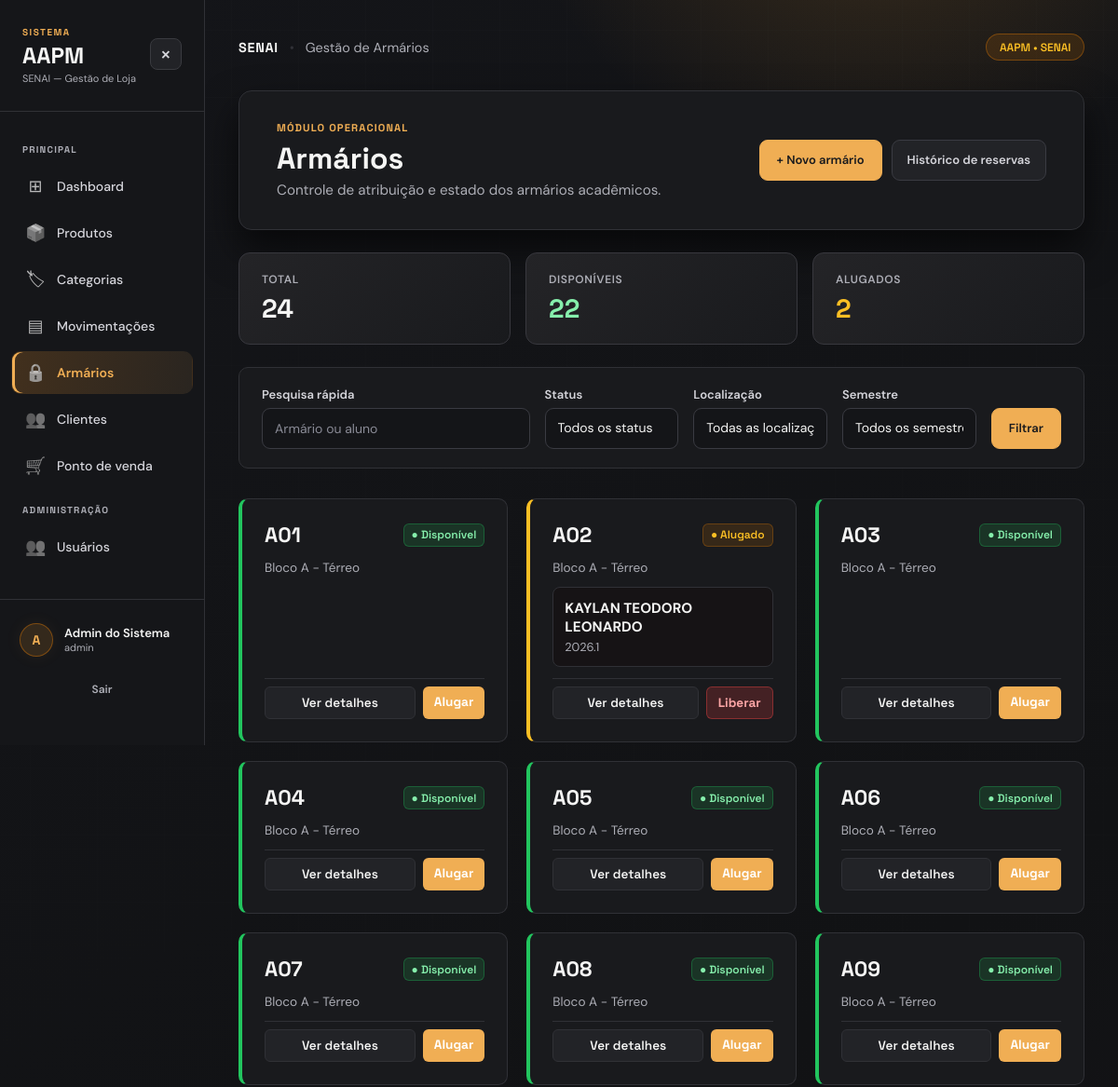
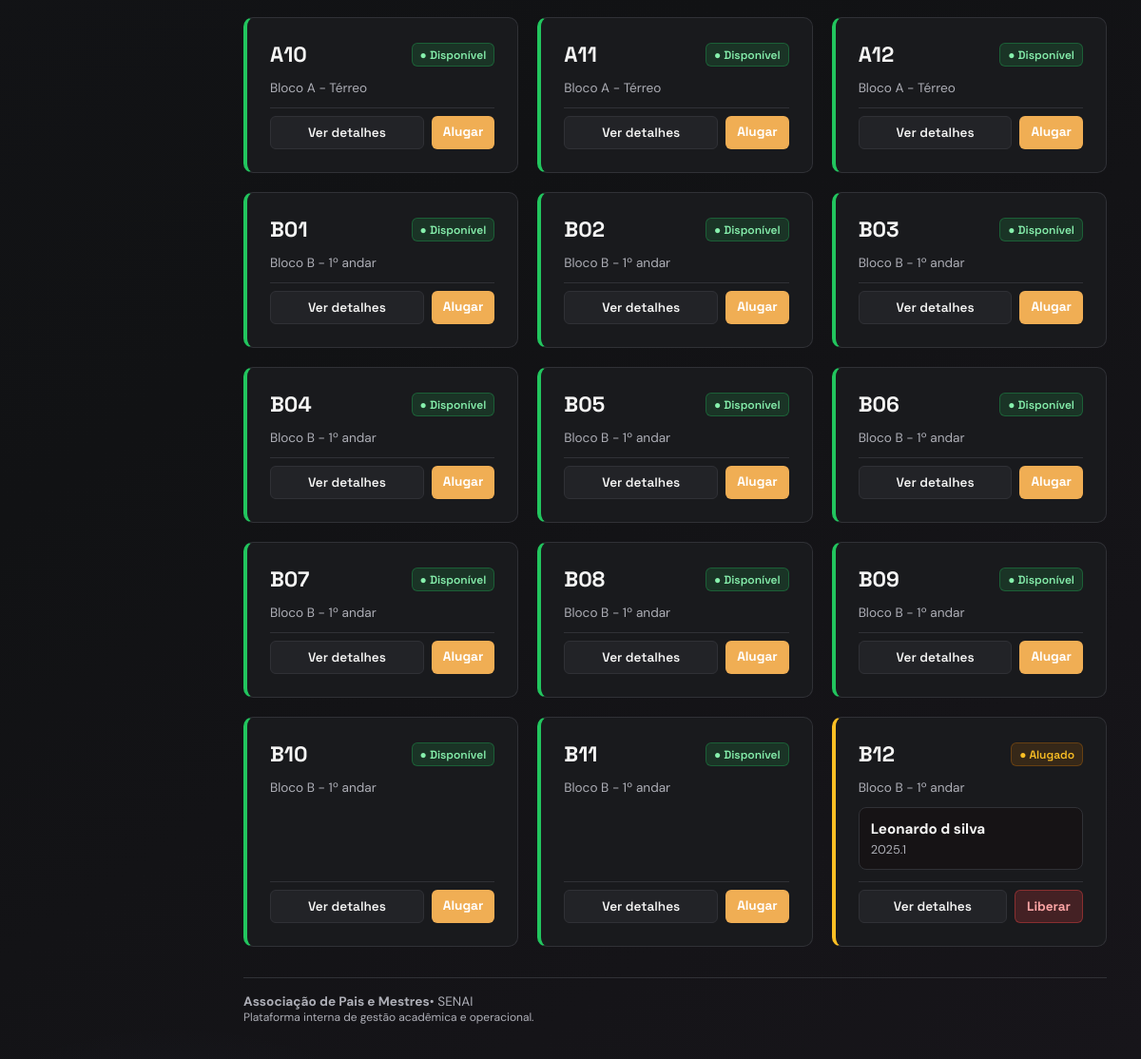
/armarios/ (signed in), run on the app's committed database (2 pictures, top to bottom).
### app/models/armario.py (models this page shows, shortened)
class Armario(Base):
    __tablename__ = "armarios"
    id     = Column(Integer, primary_key=True, index=True)
    numero = Column(String(20), nullable=False, unique=True)
    localizacao = Column(String(100), nullable=True)
    status = Column(
        Enum(StatusArmario),
        nullable=False,
        default=StatusArmario.DISPONIVEL
    )
    locatario_nome = Column(String(150), nullable=True)
    semestre = Column(String(10), nullable=True)
    observacao = Column(String(255), nullable=True)
    ativo = Column(Boolean, default=True)
    alugado_em     = Column(DateTime, nullable=True)
    criado_em      = Column(DateTime, server_default=func.now())
    atualizado_em  = Column(DateTime, server_default=func.now(), onupdate=func.now())

### app/controllers/armario_controller.py (the view)
@router.get("/")
def listar_armarios(
    request: Request,
    status: str = "",           # filtra por status
    localizacao: str = "",      # filtra por localização
    busca: str = "",
    semestre: str = "",
    db: Session = Depends(get_db),
    usuario = Depends(get_usuario_logado)
):
    query = db.query(Armario).filter(Armario.ativo == True)
    if status in ("disponivel", "alugado", "inativo"):
        query = query.filter(Armario.status == status)
    if localizacao:
        query = query.filter(Armario.localizacao.ilike(f"%{localizacao}%"))
    if busca:
        termo = f"%{busca}%"
        query = query.filter((Armario.numero.ilike(termo)) | (Armario.locatario_nome.ilike(termo)))
    if semestre:
        query = query.filter(Armario.semestre == semestre)
    armarios = query.order_by(Armario.numero).all()
    todos     = db.query(Armario).filter(Armario.ativo == True).all()
    disponiveis = sum(1 for a in todos if a.status == StatusArmario.DISPONIVEL)
    alugados    = sum(1 for a in todos if a.status == StatusArmario.ALUGADO)
    localizacoes = sorted(set(
        a.localizacao for a in todos if a.localizacao
    ))
    return templates.TemplateResponse(
        request,
        "armarios/index.html",
        {
            "request":      request,
            "usuario":      usuario,
            "armarios":     armarios,
            "disponiveis":  disponiveis,
            "alugados":     alugados,
            "total":        len(todos),
            "status":       status,
            "localizacao":  localizacao,
            "localizacoes": localizacoes,
            "busca": busca,
            "semestre": semestre,
            "semestres": sorted(set(a.semestre for a in todos if a.semestre)),
            "StatusArmario": StatusArmario,
        }
    )

### app/templates/armarios/index.html (shortened to what this page needs)
<!DOCTYPE html>
<html lang="pt-br">
<head>
    <link rel="stylesheet" href="/static/css/armarios/index.css">
    <link rel="stylesheet" href="/static/css/admin.css">
    <link rel="stylesheet" href="/static/css/typography.css">
    <link rel="stylesheet" href="/static/css/background.css">
    <link rel="stylesheet" href="/static/css/visual-effects.css?v=20261109-mouse">
</head>
<body class="admin-page">
    <div class="layout">
        {% include "_sidebar.html" %}
        <div class="admin-main">
    <div class="page-wrapper">
        <header class="site-header">
            <div class="nav-brand">
                <strong>SENAI</strong>
                <span class="divider">•</span>
                <span>Gestão de Armários</span>
            </div>
            <span class="brand-badge">AAPM • SENAI</span>
        </header>
        <main class="content-container">
            <div class="dashboard-header-card">
                <div class="header-titles">
                    <span class="card-kicker">MÓDULO OPERACIONAL</span>
                    <h1>Armários</h1>
                    <p>Controle de atribuição e estado dos armários acadêmicos.</p>
                </div>
                <div class="header-actions">
                    {% if usuario.role == 'admin' %}
                    <a href="/armarios/novo" class="btn-primary">+ Novo armário</a>
                    {% endif %}
                    <a href="/armarios/historico" class="btn-secondary">Histórico de reservas</a>
                </div>
            </div>
            <div class="stats-overview-row">
                <div class="stat-mini-card">
                    <span class="stat-label">Total</span>
                    <span class="stat-value">{{ total }}</span>
                </div>
                <div class="stat-mini-card">
                    <span class="stat-label">Disponíveis</span>
                    <span class="stat-value text-green">{{ disponiveis }}</span>
                </div>
                <div class="stat-mini-card">
                    <span class="stat-label">Alugados</span>
                    <span class="stat-value text-amber">{{ alugados }}</span>
                </div>
            </div>
            <form method="get" action="/armarios" class="filter-toolbar">
                <div class="input-field-group search-flex">
                    <label for="busca">Pesquisa rápida</label>
                    <input type="search" id="busca" name="busca" value="{{ busca }}" placeholder="Armário ou aluno">
                </div>
                <div class="input-field-group">
                    <label for="status">Status</label>
                    <select id="status" name="status">
                        <option value="">Todos os status</option>
                    </select>
                </div>
                {% if localizacoes %}
                <div class="input-field-group">
                    <label for="localizacao">Localização</label>
                    <select id="localizacao" name="localizacao">
                        <option value="">Todas as localizações</option>
                    </select>
                </div>
                {% endif %}
                {% if semestres %}
                <div class="input-field-group">
                    <label for="semestre">Semestre</label>
                    <select id="semestre" name="semestre">
                        <option value="">Todos os semestres</option>
                    </select>
                </div>
                {% endif %}
                <div class="filter-action-buttons">
                    <button type="submit" class="btn-primary">Filtrar</button>
                </div>
            </form>
            <div class="locker-grid">
                {% for a in armarios %}
                <div class="locker-card status-{{ a.status.value }}">
                    <div class="locker-card-top">
                        <span class="locker-number">{{ a.numero }}</span>
                        {% if a.status.value == 'disponivel' %}
                        <span class="badge badge-green">● Disponível</span>
                        {% elif a.status.value == 'alugado' %}
                        <span class="badge badge-amber">● Alugado</span>
                        {% else %}
                        <span class="badge badge-gray">● Inativo</span>
                        {% endif %}
                    </div>
                    {% if a.localizacao %}
                    <span class="locker-location">{{ a.localizacao }}</span>
                    {% endif %}
                    {% if a.status.value == 'alugado' %}
                    <div class="locker-occupant-info">
                        <strong>{{ a.locatario_nome }}</strong>
                        <span class="locker-semester">{{ a.semestre }}</span>
                    </div>
                    {% endif %}
                    <div class="locker-card-actions">
                        <a href="/armarios/{{ a.id }}" class="btn-card-details">Ver detalhes</a>
                        {% if usuario.role == 'admin' %}
                            {% if a.status.value == 'disponivel' %}
                            <a href="/armarios/{{ a.id }}/alugar" class="btn-card-action">Alugar</a>
                            {% elif a.status.value == 'alugado' %}
                            <form action="/armarios/{{ a.id }}/liberar" method="post" data-confirm="Confirma a liberação do armário {{ a.numero }} no sistema AAPM SENAI?">
                                <button type="submit" class="btn-card-action btn-danger-soft">Liberar</button>
                            </form>
                            {% endif %}
                        {% endif %}
                    </div>
                </div>
                {% endfor %}
            </div>
        </main>
        <footer class="site-footer">
            <div class="footer-info">
                <p><strong>Associação de Pais e Mestres</strong>• SENAI</p>
                <p class="footer-sub">Plataforma interna de gestão acadêmica e operacional.</p>
            </div>
        </footer>
    </div>
        </div>
    </div>
</body>
</html>

### app/static/css/admin.css (style rules this page uses)
body.admin-page { --bg-color: #0c0a09; --card-bg: rgba(24, 20, 18, .6); --surface-2: rgba(33, 27, 26, .8); --border-color: rgba(68, 54, 51, .4); --border-hover: rgba(217, 119, 6, .45); --primary-color: #d97706; --primary-hover: #b45309; --accent-glow: rgba(217, 119, 6, .15); --text-main: #f5f5f4; --text-muted: #a8a29e; --text-dim: #d6cdca; --red: #ef4444; --red-dim: rgba(239, 68, 68, .15); --font-head: 'Space Grotesk', system-ui, sans-serif; --font-body: 'DM Sans', system-ui, sans-serif; --radius: 16px; --radius-sm: 10px; margin: 0; padding: 0 !important; display: block; min-height: 100vh; background-color: var(--bg-color); color: var(--text-main); font-family: var(--font-body); }
.admin-page *, .admin-page *::before, .admin-page *::after { box-sizing: border-box; }
body.admin-page > .layout { display: grid; grid-template-columns: 260px minmax(0, 1fr); width: 100%; min-height: 100vh; position: relative; z-index: 2; }
.admin-page .main, .admin-page .admin-main { min-width: 0; padding: clamp(20px, 3vw, 48px); }
.admin-page .admin-main > :is(.page-wrapper, .auth-page-wrapper) { padding: 0; min-height: auto; }
.admin-page :is(a, button, input, select, textarea):focus-visible { outline: 2px solid #fbbf24; outline-offset: 3px; }
@media (max-width: 1200px) { body.admin-page > .layout { grid-template-columns: 220px minmax(0, 1fr); } }
body.admin-page { --bg-color: #111214; --card-bg: #191a1d; --surface-2: #222327; --border-color: #303136; --text-muted: #adaeb6; --text-dim: #d5d5db; --primary-color: #f0ae54; --radius: 14px; background-image: none; }
body.admin-page::before, .admin-page .spotlight { display: none; }
.admin-page select { appearance: none; -webkit-appearance: none; background-image: none !important; }
body.admin-page { color-scheme: dark; }
.admin-page :is(input:not([type='hidden']):not([type='checkbox']):not([type='radio']):not([type='range']):not([type='submit']):not([type='button']), select, textarea) { min-height: 44px; padding: 11px 13px; border: 1px solid #3a3b42; border-radius: 9px; background-color: #141518; color: var(--text-main); font-family: var(--font-body); font-size: 14px; transition: border-color .2s, box-shadow .2s; }
.admin-page input::placeholder, .admin-page textarea::placeholder { color: #898a95; opacity: 1; }
.admin-page :is(input, select, textarea):focus-visible { border-color: #f0ae54; box-shadow: 0 0 0 3px #f0ae5415; outline-offset: 2px; }
.admin-page :is(.form-group, .input-group, .input-field-group) { min-width: 0; }
.admin-page :is(.form-group, .input-group, .input-field-group) > label { color: #d5d5db; font-size: 13px; letter-spacing: 0; text-transform: none; }
.admin-page :is(.search-box, .search-group, .select-group, .search-flex) { min-width: 0; }
.admin-page .search-flex { flex: 1 1 240px; }
.admin-page :is(.search-filter-form, .filter-toolbar) { gap: 16px; }
.admin-page :is(.btn-primary, .btn-submit, .btn-novo, .btn-filter) { display: inline-flex; align-items: center; justify-content: center; gap: 8px; min-height: 44px; padding: 10px 18px; border: 1px solid #f0ae54; border-radius: 9px; background: #f0ae54; color: #191a1d; font: 600 13px/1.5 var(--font-body); box-shadow: none; cursor: pointer; transition: background .2s, border-color .2s; }
.admin-page :is(.btn-primary, .btn-submit, .btn-novo, .btn-filter):hover { background: #f6be74; border-color: #f6be74; }
.admin-page :is(.btn-secondary, .btn-cancel, .btn-outline, .btn-limpar, .btn-edit) { display: inline-flex; align-items: center; justify-content: center; gap: 8px; min-height: 44px; padding: 10px 16px; border: 1px solid #3a3b42; border-radius: 9px; background: #222327; color: #d5d5db; font: 600 13px/1.5 var(--font-body); box-shadow: none; cursor: pointer; }
.admin-page :is(.btn-secondary, .btn-cancel, .btn-outline, .btn-limpar, .btn-edit):hover { background: #303136; border-color: #68616a; color: #f5f5f4; }
.admin-page :is(.form-actions, .form-actions-row, .filter-actions, .header-actions, .footer-nav, .actions-cell) { display: flex; flex-wrap: wrap; align-items: center; gap: 10px; }
.admin-page :is(.stat-mini-card, .resumo-card) { background: linear-gradient(135deg, #242427, #191a1d); border-color: #38383e; border-radius: 12px; }
@media (min-width: 761px) and (prefers-reduced-motion: no-preference) { body.admin-page > .layout { transition: grid-template-columns 1.2s cubic-bezier(.4, 0, .2, 1); } }

### app/static/css/typography.css (style rules this page uses)
a:any-link, a:any-link:hover, a:any-link:focus, a:any-link:active, u, ins { text-decoration: none !important; }

### data on the page
Armario: numero "A01", status "● Disponível", localizacao "Bloco A - Térreo"
Armario: numero "A02", status "● Alugado", localizacao "Bloco A - Térreo", locatario_nome "KAYLAN TEODORO LEONARDO", semestre "2026.1"
Armario: numero "A03", status "● Disponível", localizacao "Bloco A - Térreo"
Armario: numero "A04", status "● Disponível", localizacao "Bloco A - Térreo"
Armario: numero "A05", status "● Disponível", localizacao "Bloco A - Térreo"
Armario: numero "A06", status "● Disponível", localizacao "Bloco A - Térreo"
Armario: numero "A07", status "● Disponível", localizacao "Bloco A - Térreo"
Armario: numero "A08", status "● Disponível", localizacao "Bloco A - Térreo"
Armario: numero "A09", status "● Disponível", localizacao "Bloco A - Térreo"
Armario: numero "A10", status "● Disponível", localizacao "Bloco A - Térreo"
Armario: numero "A11", status "● Disponível", localizacao "Bloco A - Térreo"
Armario: numero "A12", status "● Disponível", localizacao "Bloco A - Térreo"
Armario: numero "B01", status "● Disponível", localizacao "Bloco B - 1º andar"
Armario: numero "B02", status "● Disponível", localizacao "Bloco B - 1º andar"
Armario: numero "B03", status "● Disponível", localizacao "Bloco B - 1º andar"
Armario: numero "B04", status "● Disponível", localizacao "Bloco B - 1º andar"
Armario: numero "B05", status "● Disponível", localizacao "Bloco B - 1º andar"
Armario: numero "B06", status "● Disponível", localizacao "Bloco B - 1º andar"
Armario: numero "B07", status "● Disponível", localizacao "Bloco B - 1º andar"
Armario: numero "B08", status "● Disponível", localizacao "Bloco B - 1º andar"
Armario: numero "B09", status "● Disponível", localizacao "Bloco B - 1º andar"
Armario: numero "B10", status "● Disponível", localizacao "Bloco B - 1º andar"
Armario: numero "B11", status "● Disponível", localizacao "Bloco B - 1º andar"
Armario: numero "B12", status "● Alugado", localizacao "Bloco B - 1º andar", locatario_nome "Leonardo d silva", semestre "2025.1"

### other printed values
{{ emoji }} "⊞" "📦" "🏷" "▤" "🔒" "👥" "🛒"
{{ label }} "Dashboard" "Produtos" "Categorias" "Movimentações" "Armários" "Clientes" "Ponto de venda"
{{ (usuario.nome or 'U')[0].upper() }} "A"
{{ usuario.nome }} "Admin do Sistema"
{{ usuario.role }} "admin"
{{ total }} "24"
{{ disponiveis }} "22"
{{ alugados }} "2"
